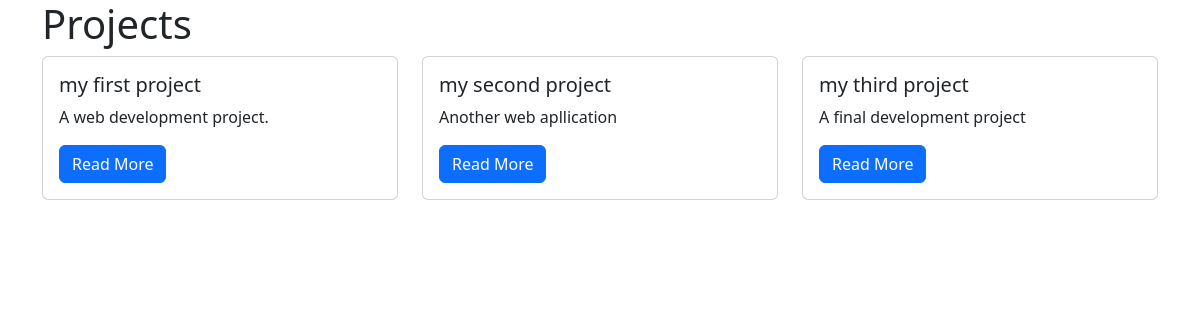
The app's page /projects/, older data.
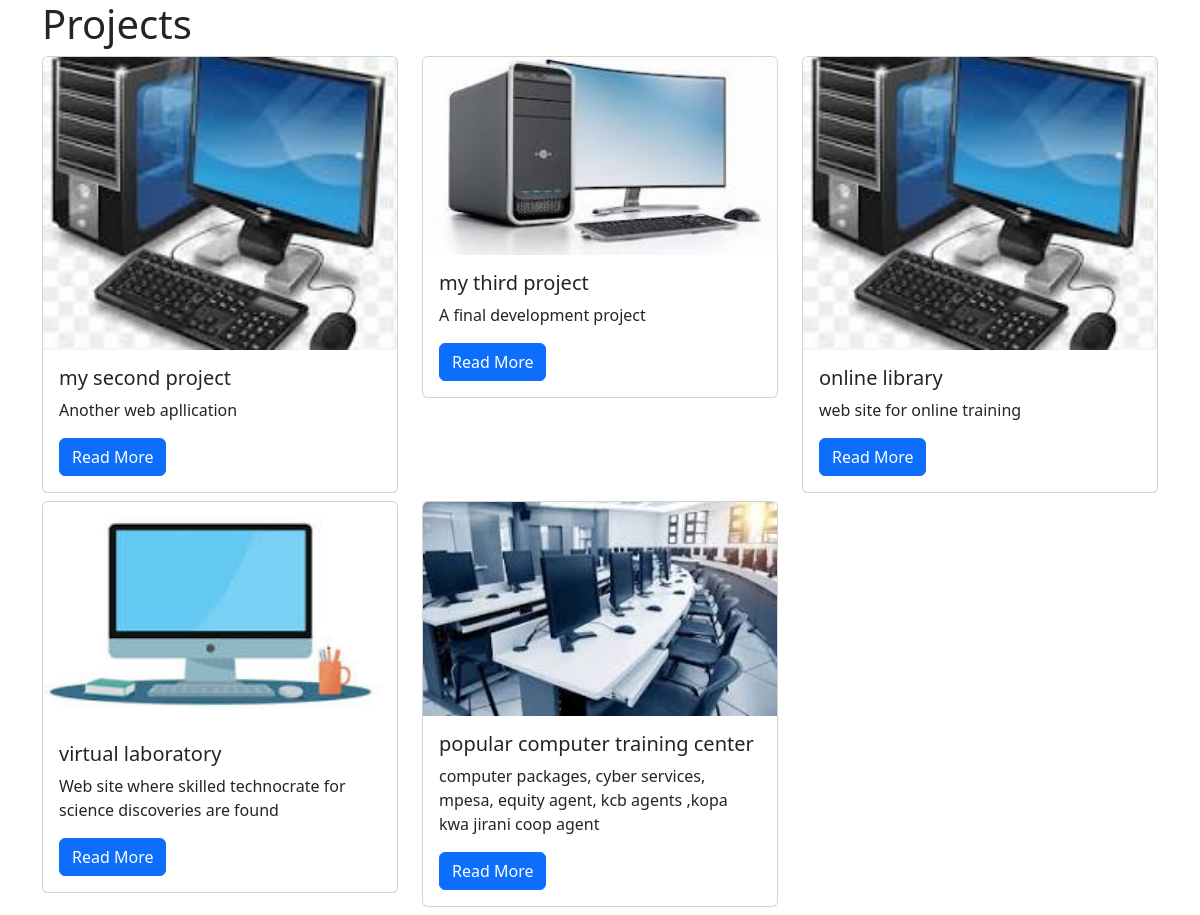
The same page, newer data.
### projects/models.py (models this page shows)
class Project(models.Model):
    title = models.CharField(max_length=100)
    description = models.TextField()
    technology = models.CharField(max_length=20)
    image = models.FileField(upload_to="project_images/", blank=True)

### projects/views.py (the view)
# urls.py: path("", views.project_index, name="project_index"),
def project_index(request):
    projects = Project.objects.all()
    context = {
        "projects": projects
    }
    return render(request, "projects/project_index.html", context)
    '''project_detail() view function. This function will have
     the primary key of the project that’s being
      viewed as an additional argument'''

### projects/templates/projects/project_index.html
{% extends "base.html" %}
{% block page_content %}
<h1>Projects</h1>
<div class="row">
{% for project in projects %}
    <div class="col-md-4">
        <div class="card mb-2">
            {% if project.image %}
            <img class="card-img-top" src="{{ project.image.url }}">
            {% endif %}
            <div class="card-body">
                <h5 class="card-title">{{ project.title }}</h5>
                <p class="card-text">{{ project.description }}</p>
                <a href="{% url 'project_detail' project.pk %}"
                   class="btn btn-primary">
                    Read More
                </a>
            </div>
        </div>
    </div>
    {% endfor %}
</div>
{% endblock %}

### templates/base.html (shortened to what this page needs)
<!DOCTYPE html>
<html lang="en">
<head>
    <link
        href="https://cdn.jsdelivr.net/npm/bootstrap@5.3.1/dist/css/bootstrap.min.css"
        rel="stylesheet"
    >
</head>
<body class="container">
{% block page_content %}{% endblock page_content %}
</body>
</html>

Row changes from the older to the newer data that the page shows:
removed Project: title "my first project", description "A web development project."
changed Project "my second project": image: picture added
changed Project "my third project": image: picture added
added Project: image (picture), title "online library", description "web site for online training"
added Project: image (picture), title "virtual laboratory", description "Web site where skilled technocrate for science discoveries are found"
added Project: image (picture), title "popular computer training center", description "computer packages, cyber services, mpesa, equity agent, kcb agents ,kopa kwa jirani coop agent"
